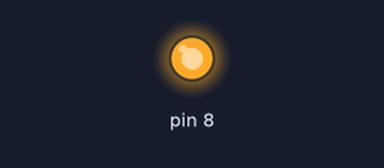
Recording of a sketch running on a simulated Arduino Uno, built with avr-gcc and run on an emulated ATmega328P. On the bench: output pins drawn as LEDs (lit = HIGH).

Above: at 0.7 s.
At 5.2 s:
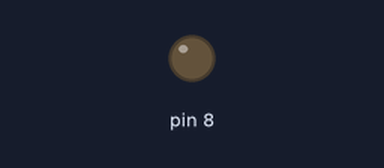
Timing chart, 0 to 6.9 s (numbered marks = the images above):
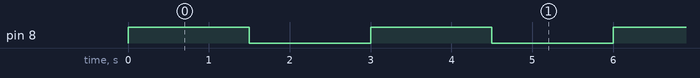

The sketch:

bitmasks.ino
```cpp
/*
  Binary Bit Masks Example

  Tennessee Technological University
  Tristan Hill - Jan 11, 2016

*/


// the setup function runs once when you press reset or power the board
void setup() {
  // initialize digital pin 13 as an output.
  // pinMode(13, OUTPUT);
  DDRB = DDRB | 00000001;  // sets Arduino pins 2 to 3 as outputs
  //DDRE = B00000000;
}

// the loop function runs over and over again forever
void loop() {

  PORTB=PORTB|B00000001;
 // PORTE=B00000000;
  delay(1500);              // wait for a second
  PORTB=PORTB&111111110;
 // PORTE=B00000001;
  delay(1500);              // wait for a second

}
```

Measured:
- by itself, pin 8: alternates HIGH for 1.5 s and LOW for 1.5 s
